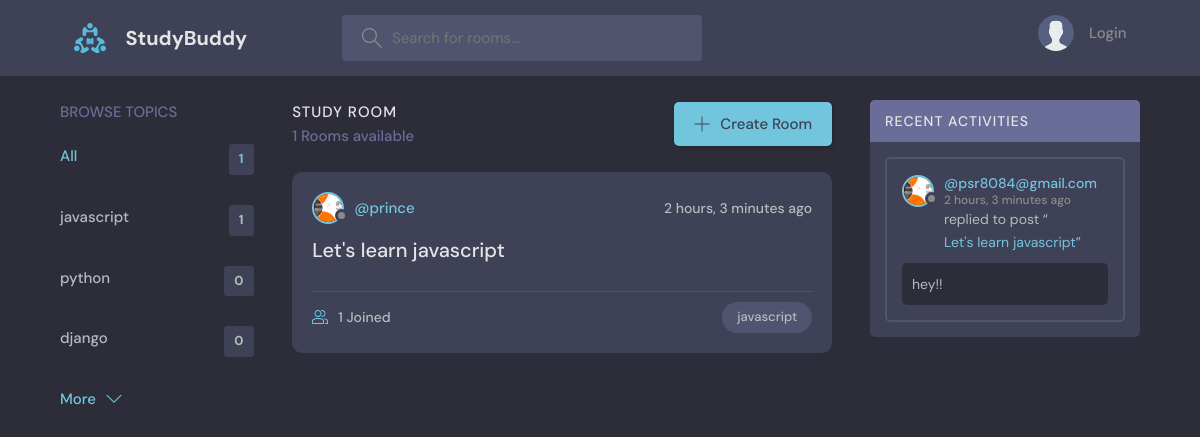
Before: / with the older database file.
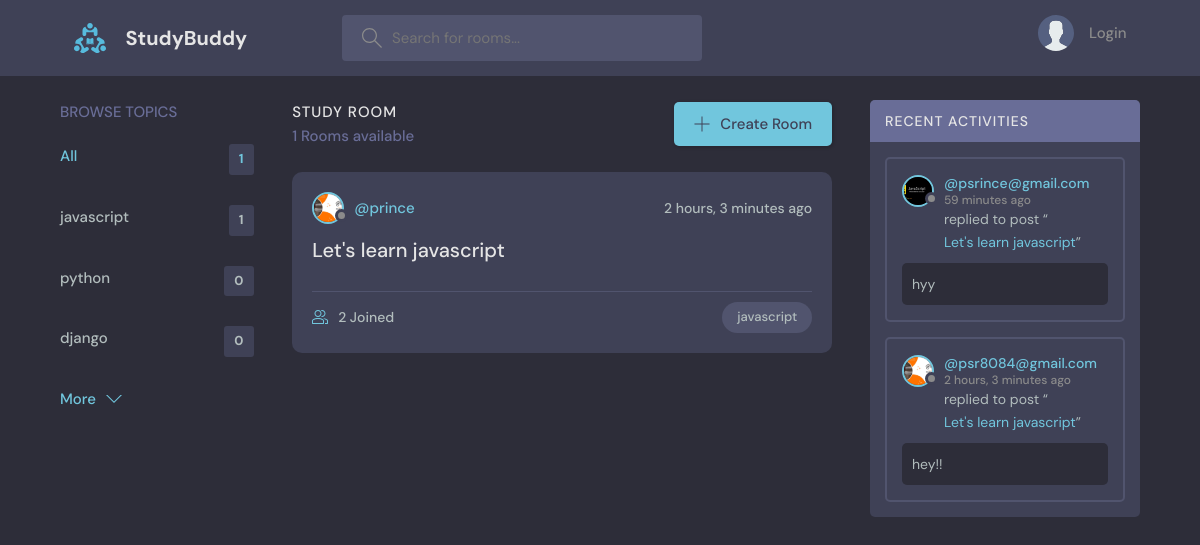
After: the same page with the newer database file.
### base/models.py (models this page shows, shortened)
class Topic(models.Model):
    name = models.CharField(max_length=100)

class Room(models.Model):
    host=models.ForeignKey(User, on_delete=models.SET_NULL, null=True )
    name = models.CharField(max_length=100)
    topic=models.ForeignKey(Topic, on_delete=models.CASCADE, null=True)
    participants=models.ManyToManyField(User, related_name='participants', blank=True)
    description = models.TextField(max_length=250)
    created_at = models.DateTimeField(auto_now_add=True)
    updated_at = models.DateTimeField(auto_now=True)
    class Meta:
        ordering = ['-created_at', 'updated_at']

class User(AbstractUser):
    name = models.CharField(max_length=200, null=True)
    email = models.EmailField(unique=True, null=True)
    bio=models.TextField(null=True)
    avatar=models.ImageField(null=True, default='avatar.svg')
    USERNAME_FIELD= 'email'
    REQUIRED_FIELDS = []

class Message(models.Model):
    user= models.ForeignKey(User, on_delete=models.SET_NULL, null=True)
    room = models.ForeignKey(Room, on_delete=models.CASCADE, null=True)
    body=models.TextField()
    created_at = models.DateTimeField(auto_now_add=True, null=True)
    class Meta:
        ordering = ['-created_at']

### base/views.py (the view)
# urls.py: path('',views.home, name='home' ),
def home(request):
    q= request.GET.get('q') if request.GET.get('q') != None else ''
    print(q)
    rooms= Room.objects.filter(
      Q( name__icontains=q ) |
      Q( description__icontains=q ) |
      Q( topic__name__icontains=q ) |
      Q( host__username__icontains=q )
    )
    topics= Topic.objects.all()[0:5]
    room_message = Message.objects.filter(Q(room__topic__name__icontains = q))
    room_counts= rooms.count()
    return render(request, 'base/home.html', context={'rooms':rooms, 'topics':topics, 'room_message': room_message, 'room_counts': room_counts})

### base/templates/base/home.html (shortened to what this page needs)
{% extends 'main.html' %}
{% block content %}
<main class="layout layout--3">
  <div class="container">
    {% include 'base/topics_component.html' %}
    <div class="roomList">
      <div class="roomList__header">
        <div>
          <h2>Study Room</h2>
          <p>{{room_counts}} Rooms available</p>
        </div>
        <a class="btn btn--main" href="{% url 'create-room' %}">
          <svg version="1.1" xmlns="http://www.w3.org/2000/svg" width="32" height="32" viewBox="0 0 32 32">
            <title>add</title>
            <path
              d="M16.943 0.943h-1.885v14.115h-14.115v1.885h14.115v14.115h1.885v-14.115h14.115v-1.885h-14.115v-14.115z"
            ></path>
          </svg>
          Create Room
        </a>
      </div>
     {% include 'base/feed_component.html' %}
    </div>
   {% include 'base/activity_component.html' %}
  </div>
</main>
{% endblock %}

### base/templates/base/topics_component.html
<div class="topics">
    <div class="topics__header">
      <h2>Browse Topics</h2>
    </div>
    <ul class="topics__list">
      <li>
        <a href="{% url 'home' %}" class="active">All <span>{{room_counts}}</span></a>
      </li>
      {% for topic in topics %}
      <li>
        <a href="{% url 'home' %}?q={{topic.name}}">{{topic.name}} <span>{{topic.room_set.all.count}}</span></a>
      </li>
      {%endfor%}
    </ul>
    <a class="btn btn--link" href="{% url 'topics' %}">
      More
      <svg version="1.1" xmlns="http://www.w3.org/2000/svg" width="32" height="32" viewBox="0 0 32 32">
        <title>chevron-down</title>
        <path d="M16 21l-13-13h-3l16 16 16-16h-3l-13 13z"></path>
      </svg>
    </a>
  </div>

### base/templates/base/feed_component.html (shortened to what this page needs)
{% for room in rooms %}
<div class="roomListRoom">
    <div class="roomListRoom__header">
      <a href="{% url 'user-profile' room.host.id %}" class="roomListRoom__author">
        <div class="avatar avatar--small">
          <img src="{{room.host.avatar.url}}" />
        </div>
        <span>@{{room.host.username}}</span>
      </a>
      <div class="roomListRoom__actions">
        <span>{{room.created_at | timesince}} ago</span>
      </div>
    </div>
    <div class="roomListRoom__content">
      <a href="{% url 'room' room.id %}">{{room.name}}</a>
    </div>
    <div class="roomListRoom__meta">
      <a href="room.html" class="roomListRoom__joined">
        {{room.participants.all.count}} Joined
      </a>
      <p class="roomListRoom__topic">{{room.topic.name}}</p>
    </div>
  </div>
  {% endfor %}

### base/templates/base/activity_component.html (shortened to what this page needs)
<div class="activities">
    <div class="activities__header">
      <h2>Recent Activities</h2>
    </div>
    {% for message in room_message %}
    <div class="activities__box">
      <div class="activities__boxHeader roomListRoom__header">
        <a href="{% url 'user-profile' message.user.id %}" class="roomListRoom__author">
          <div class="avatar avatar--small">
            <img src="{{message.user.avatar.url}}" alt=""/>
          </div>
          <p>
            @{{message.user}}
            <span>{{message.created_at | timesince}} ago</span>
          </p>
        </a>
      </div>
      <div class="activities__boxContent">
        <p>replied to post “<a href="{% url 'room' message.room.id %}">{{message.room.name}}</a>”</p>
        <div class="activities__boxRoomContent">
          {{message.body}}
        </div>
      </div>
    </div>
    {% endfor %}
  </div>

Changed rows visible on the page:
computed for Room "Let's learn javascript": participants.all.count "1" → "2"
added Message: user.avatar (picture), user "psrince@gmail.com", created_at "59 minutes", room.name "Let's learn javascript", body "hyy"
